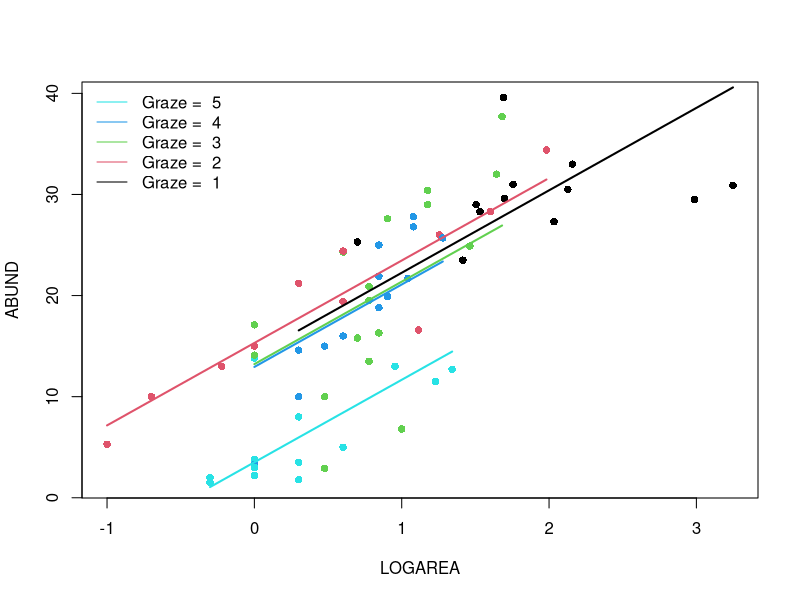
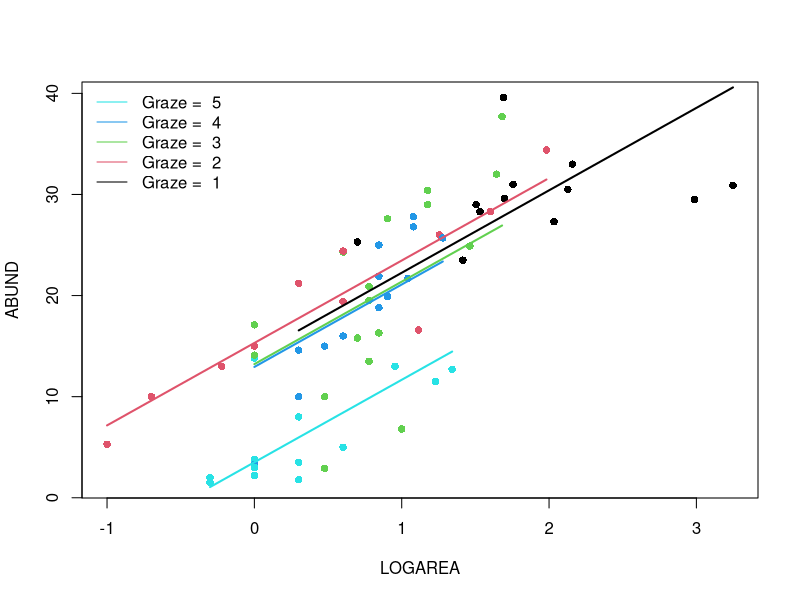

Reproduce these figures in R, in order.
## ----Q2, eval=TRUE, echo=SOLUTIONS, results=SOLUTIONS, collapse=TRUE----------------------------------
loyn <- read.table("./data/loyn.txt", header = TRUE)
str(loyn)


## ----Q3, eval=TRUE, echo=SOLUTIONS, results=SOLUTIONS, collapse=TRUE----------------------------------
loyn$LOGAREA <- log10(loyn$AREA)
# create factor GRAZE as it was originally coded as an integer
loyn$FGRAZE <- factor(loyn$GRAZE)


## ----Q4, eval=SOLUTIONS, echo=SOLUTIONS, results=SOLUTIONS, collapse=TRUE-----------------------------
## plot(LOGAREA ~ GRAZE, xlab = "Grazing level", ylab = "Patch area", data = loyn)
## 
## # There is a good spread of patch areas within each grazing level overall,
## # although there is a trend for more grazing the smaller the patch is.
## # the lowest level of grazing intensity happens to be predominantly in
## # larger patches (including the two monster patches)
## 
## # How would we expect adding grazing level to the LOGAREA model to affect
## # the predictions of the model? Think particularly of the largest two patches
## # which were previously overestimated by the model (negative residuals -
## # see the linear model 1 exercise)?
## # Since the lowest grazing levels appear to be associated with the highest
## # bird abundances, we could expect a model combining area and grazing level
## # to predict an even higher abundance for these patches
## # this would not improve the situation for these patches, at least.
## # But let's find out if that's the case!


## ----Q5, eval=SOLUTIONS, echo=SOLUTIONS, results=SOLUTIONS, collapse=TRUE-----------------------------
## coplot(ABUND ~ LOGAREA | FGRAZE, data = loyn)
## 
## # There is a lot of variation in there, but:
## # The mean abundance seems to decrease as grazing levels increase.
## # Most noticeable in the highest grazing level.
## # Within a grazing level, abundance seems to increase with the log-patch area.
## # It is unclear from this if the slope of the log-area effect is
## # different between grazing levels


## ----Q6, eval=TRUE, echo=SOLUTIONS, results=SOLUTIONS, collapse=TRUE----------------------------------
birds.add.1 <- lm(ABUND ~ LOGAREA + FGRAZE, data = loyn)


## ----Q7, eval=TRUE, echo=SOLUTIONS, results=SOLUTIONS, collapse=TRUE----------------------------------
anova(birds.add.1)

# null hypothesis 1: There is no effect of LOGAREA on ABUND
# (the coefficient for LOGAREA is zero)
# null hypothesis 2: There is no effect of FGRAZE on ABUND
# (no difference between grazing levels *after* the effect of LOGAREA)
# the p values are all very small therefore reject both null hypotheses.

# Proportions of variation can all be calculated by hand by copy-paste
# of the Sum Sq values if you prefer, but
# we can extract the Sums of squares like this:
str(anova(birds.add.1)) # examine the structure of the returned object
birds.add.1.SS<- anova(birds.add.1)$'Sum Sq' # store values of interest
birds.add.1.SS # checking that we have extracted the Sums of squares as intended

birds.add.1.SST<- sum(anova(birds.add.1)$'Sum Sq') # compute SST

# proportion of variation in the data explained by the model:
(birds.add.1.SST - birds.add.1.SS[3]) / birds.add.1.SST # 0.7269773

# proportion of variation in the data explained by predictors:
(birds.add.1.SS[1:2]) / birds.add.1.SST # 0.5476530 0.1793243

# So that's 55% for LOGAREA and 18% for FGRAZE after LOGAREA



## ----Q8, eval=TRUE, echo=SOLUTIONS, results=SOLUTIONS, collapse=TRUE----------------------------------
birds.add.2 <- lm(ABUND ~ FGRAZE + LOGAREA, data = loyn)
anova(birds.add.2)

# null hypothesis 1: There is no effect of FGRAZE on ABUND
# (no difference between grazing levels)
# null hypothesis 2: There is no effect of LOGAREA on ABUND
# (the coefficient for LOGAREA is zero *after* the effect of FGRAZE)
# the p values are all very small therefore reject both null hypotheses.

# we can also extract the Sums of squares like this:
birds.add.2.SS<- anova(birds.add.2)$'Sum Sq' # store values of interest
birds.add.2.SST<- sum(anova(birds.add.2)$'Sum Sq') # compute SST

# proportion of variation in the data explained by the model:
(birds.add.2.SST - birds.add.2.SS[3]) / birds.add.2.SST
# the same as the previous model

# proportion of variation in the data explained by predictors:
(birds.add.2.SS[1:2]) / birds.add.2.SST # 0.5449233 0.1820540

# So that's 54% for LOGAREA and 18% for FGRAZE after LOGAREA,
# essentially reversing the contributions found in the first model.
# Conclusion: here the order matters a lot. This is not too surprising since
# the design is unbalanced and FGRAZE and LOGAREA covary (they are correlated)



## ----Q9, eval=TRUE, echo=SOLUTIONS, results=SOLUTIONS, collapse=TRUE----------------------------------
summary(birds.add.1)

# Here the intercept (baseline) is *NOT* the mean abundance of birds for
# FGRAZE level 1. It is the predicted `ABUND` for LOGAREA = 0 & FGRAZE level 1.
# the null hypothesis for the intercept is that the intercept = 0.
# As the p value (p < 2e-16) is very small we reject this null hypothesis
# and conclude that the intercept is significantly different from 0.
# Not a biologically relevant hypothesis test, in this context
# (in fact totally arbitrary, as the location of the zero is determined
# by the transformation we chose)

# For LOGAREA, the null hypothesis is that the slope of the relationship
# between LOGAREA and ABUND = 0 (no relationship)

# The remaining estimates are differences (contrasts) between each level
# and the reference level, FGRAZE1. 
# For example the FGRAZE2 estimate is 0.38, so there are 0.38 more birds on
# average in graze level 2 compared to graze level 1, *for a given patch area*.
# This difference is however not significantly different from zero (p = 0.89). 

# The difference between graze level 5 (FGRAZE5) and the reference FGRAZE1 is 
# -11.89 (11.89 fewer birds in graze 5 compared to graze 1),
# for *an identical patch area*.
# This difference is significantly different from 0 (p = 0.00017) and therefore
# the mean abundance of birds in graze level 5 is significantly lower than in
# graze level 1, for the same patch area.

# The Multiple R-square value is as we calculated from the anova table



## ----Q10, eval=TRUE, echo=SOLUTIONS, results=SOLUTIONS, collapse=TRUE---------------------------------
# ABUND = 15.72*(Intercept) + 7.25*LOGAREA + 0.38*FGRAZE2 - 0.19*FGRAZE3
# - 1.59*FGRAZE4 - 11.89*FGRAZE5
# Note that (Intercept) = 1 always

# expected abundance for (A): replace LOGAREA by -0.5, and all FGRAZE2...5 by 0
15.72*1 + 7.25*(-0.5) + 0.38*0 - 0.19*0 - 1.59*0 - 11.89*0 # 12.095

# could also extract the model coefficients like this:
birds.add.1.coef<- coef(birds.add.1)
birds.add.1.coef
# and multiply by the predictor values to obtain the equivalent prediction
# (difference due to my own roundings of estimates above)
sum(birds.add.1.coef * c(1, -0.5, 0, 0, 0, 0)) # 12.09278 

# expected abundance for (B): input 1 for the GRAZE3 variable
15.72*1 + 7.25*(-0.5) + 0.38*0 - 0.19*1 - 1.59*0 - 11.89*0 # 11.905
# or
sum(birds.add.1.coef * c(1, -0.5, 0, 1, 0, 0)) # 11.90349

# the difference (B) 11.90349 - (A) 12.09278 should correspond to
# the estimate for the GRAZE3 coefficient

# expected abundance for (C)
sum(birds.add.1.coef * c(1, 0.5, 0, 1, 0, 0)) # 19.15072

# the difference (C) 19.15072 - (B) 11.90349 should coincide with the
# estimate of the slope for the LOGAREA effect, since there is just one
# LOGAREA unit of difference and the slope is the change in expected
# abundance for a 1-unit increase in the predictor.



## ----Q11, eval=SOLUTIONS, echo=SOLUTIONS, results=SOLUTIONS, collapse=TRUE----------------------------
## # first split the plotting device into 2 rows and 2 columns
## par(mfrow = c(2,2))
## 
## # now create the residuals plots
## plot(birds.add.1)
## 
## # To test the normality of residuals assumption we use the Normal Q-Q plot.
## # The central residuals are not too far from the Q-Q line but the extremes
## # are too extreme (the tails of the distribution are too long). Some
## # observations, both high and low, are poorly explained by the model.
## 
## # The plot of the residuals against the fitted values suggests these
## # extreme residuals happen for intermediate fitted values.
## 
## # Looking at the homogeneity of variance assumption (Residuals vs
## # Fitted and Scale-Location plot),
## # the graphs are mostly messy, with no clear pattern emerging. There is
## # a hint of smaller variance with the lowest fitted values, which is not ideal.
## # This could mean that the homogeneity of variance assumption is not met
## # (i.e. the variances are not the same).
## 
## # The observations with the highest leverage don't appear to be overly
## # influential, according to the Cook's distances in the Residuals vs
## # Leverage plot.
## 
## # ABUND being bounded by zero, it wouldn't be too surprising that the variance increases with the mean abundance.
## # This is often improved by log-transforming the response
## loyn$logABUND<- log(loyn$ABUND + 1) # here the natural log
## birds.add.3 <- lm(logABUND ~ LOGAREA + FGRAZE, data = loyn)
## par(mfrow = c(2,2))
## plot(birds.add.3)
## 
## # Not this time! Lots of extreme negative residuals generated.
## 
## # Back to `birds.add.1` the other issue was the extreme residuals.
## # This could be due to missing important predictors from the model, either
## # new predictors altogether, or interactions: is it okay to assume
## # the effect of LOGAREA to be the same for all grazing levels?
## 


## ----Q12a, eval=TRUE, echo=TRUE, collapse=FALSE-------------------------------------------------------
par(mfrow= c(1, 1))
plot(ABUND ~ LOGAREA, data= loyn, col= GRAZE, pch= 16)
# Note: # color 1 means black in R
# color 2 means red in R
# color 3 means green in R
# color 4 means blue in R
# color 5 means cyan in R

# FGRAZE1
# create a sequence of increasing Biomass within the observed range
LOGAREA.seq<- seq(from= min(loyn$LOGAREA[loyn$FGRAZE == 1]),
					to= max(loyn$LOGAREA[loyn$FGRAZE == 1]),
					length= 20)
# create data frame for prediction
dat4pred<- data.frame(FGRAZE= "1", LOGAREA= LOGAREA.seq)
# predict for new data
dat4pred$predicted<- predict(birds.add.1, newdata= dat4pred)
# add the predictions to the plot of the data
lines(predicted ~ LOGAREA, data= dat4pred, col= 1, lwd= 2)

# FGRAZE2
LOGAREA.seq<- seq(from= min(loyn$LOGAREA[loyn$FGRAZE == 2]),
					to= max(loyn$LOGAREA[loyn$FGRAZE == 2]),
					length= 20)
dat4pred<- data.frame(FGRAZE= "2", LOGAREA= LOGAREA.seq)
dat4pred$predicted<- predict(birds.add.1, newdata= dat4pred)
lines(predicted ~ LOGAREA, data= dat4pred, col= 2, lwd= 2)

# FGRAZE3
LOGAREA.seq<- seq(from= min(loyn$LOGAREA[loyn$FGRAZE == 3]),
					to= max(loyn$LOGAREA[loyn$FGRAZE == 3]),
					length= 20)
dat4pred<- data.frame(FGRAZE= "3", LOGAREA= LOGAREA.seq)
dat4pred$predicted<- predict(birds.add.1, newdata= dat4pred)
lines(predicted ~ LOGAREA, data= dat4pred, col= 3, lwd= 2)

# FGRAZE4
LOGAREA.seq<- seq(from= min(loyn$LOGAREA[loyn$FGRAZE == 4]),
					to= max(loyn$LOGAREA[loyn$FGRAZE == 4]),
					length= 20)
dat4pred<- data.frame(FGRAZE= "4", LOGAREA= LOGAREA.seq)
dat4pred$predicted<- predict(birds.add.1, newdata= dat4pred)
lines(predicted ~ LOGAREA, data= dat4pred, col= 4, lwd= 2)

# FGRAZE5
LOGAREA.seq<- seq(from= min(loyn$LOGAREA[loyn$FGRAZE == 5]),
					to= max(loyn$LOGAREA[loyn$FGRAZE == 5]),
					length= 20)
dat4pred<- data.frame(FGRAZE= "5", LOGAREA= LOGAREA.seq)
dat4pred$predicted<- predict(birds.add.1, newdata= dat4pred)
lines(predicted ~ LOGAREA, data= dat4pred, col= 5, lwd= 2)

legend("topleft", 
 legend= paste("Graze = ", 5:1), 
 col= c(5:1), bty= "n",
 lty= c(1, 1, 1), 
 lwd= c(1, 1, 1))


## ----Q12b, eval=TRUE, echo=TRUE, collapse=FALSE-------------------------------------------------------
# [OPTIONAL]
# Okay, that was a long-winded way of doing this.
# If, like me, you prefer more compact code and less risks of errors,
# you can use a loop, to save repeating the sequence 5 times:
par(mfrow= c(1, 1))
plot(ABUND ~ LOGAREA, data= loyn, col= GRAZE, pch= 16)

for(g in levels(loyn$FGRAZE)){# `g` will take the values "1", "2",..., "5" in turn
	LOGAREA.seq<- seq(from= min(loyn$LOGAREA[loyn$FGRAZE == g]),
										to= max(loyn$LOGAREA[loyn$FGRAZE == g]),
														length= 20)
	dat4pred<- data.frame(FGRAZE= g, LOGAREA= LOGAREA.seq)
	dat4pred$predicted<- predict(birds.add.1, newdata= dat4pred)
	lines(predicted ~ LOGAREA, data= dat4pred, col= as.numeric(g), lwd= 2)
}
legend("topleft", 
 legend= paste("Graze = ", 5:1), 
 col= c(5:1), bty= "n",
 lty= c(1, 1, 1), 
 lwd= c(1, 1, 1))


## ----Q13, eval=SOLUTIONS, echo=SOLUTIONS, results=SOLUTIONS, collapse=TRUE----------------------------
## # There is a significant effect of grazing levels, especially the highest
## # level with a negative effect on bird abundance
## 
## # There is a significant positive effect of patch area, too.
## 
## # The relative importance of patch area and grazing is not clear, as these
## # are correlated, with smaller patches also having higher grazing intensity
## # on average, and larger patches lower grazing intensity.
## 
## # Some observations are poorly predicted (fitted) using the current set
## # of predictors.


## ----Q14, eval=TRUE, echo=SOLUTIONS, results=SOLUTIONS, collapse=TRUE---------------------------------
birds.inter.1 <- lm(ABUND ~ FGRAZE * LOGAREA , data = loyn)


## ----Q15, eval=TRUE, echo=SOLUTIONS, results=SOLUTIONS, collapse=TRUE---------------------------------
anova(birds.inter.1)

# null hypothesis 1: There is no effect of LOGAREA on ABUND
# (the coefficient for LOGAREA is zero)

# null hypothesis 2: There is no effect of FGRAZE on ABUND
# (no difference between grazing levels *after* the effect of LOGAREA)

# null hypothesis 3: There is no effect of an FGRAZE by ABUND interaction
# *after* the effects of LOGAREA and FGRAZE combined).
# A couple of equivalent ways to say this: the effect of LOGAREA doesn't differ
# among FGRAZE levels or: the difference in bird abundance between grazing
# levels is the same for all patch areas.

# As long as there is an interaction in the model, the null hypotheses 1 and 2
# ("main effects") are not relevant to us
# the p value for the interaction is large, therefore we fail to reject the
# null hypothesis: there is no evidence supporting this interaction.


## ----Q16, eval=TRUE, echo=SOLUTIONS, results=SOLUTIONS, collapse=TRUE---------------------------------
summary(birds.inter.1)

# Here the intercept (baseline) is the predicted `ABUND` for LOGAREA = 0,
# for FGRAZE level 1.
# the null hypothesis for the intercept is that the intercept = 0
# (not biologically relevant).

# LOGAREA represents the slope for LOGAREA, specific to level FGRAZE = 1.
# The null hypothesis is that the slope of the relationship
# between LOGAREA and ABUND = 0, for level FGRAZE = 1 only. 

# FGRAZE2...5 estimate differences (contrasts) between the *intercept* of
# each level and the *intercept* of the reference level, FGRAZE = 1. 

# FGRAZE2...5:LOGAREA estimate differences (contrasts) between the *slope*
# of LOGAREA for each level and the *slope* of LOGAREA for the reference
# level, FGRAZE = 1. 


# The Multiple R-square value is 0.76, slightly up from the purely additive
# model (but not much, given that we have added a whole 4 parameters to the
# model, i.e. nearly doubled its complexity)



## ----Q17, eval=TRUE, echo=SOLUTIONS, results=SOLUTIONS, collapse=TRUE---------------------------------
# ABUND = 21.243*(Intercept) - 6.165*FGRAZE2 - 7.215*FGRAZE3 - 17.910*FGRAZE4
# - 17.043*FGRAZE5 + 4.144*LOGAREA + 4.368*FGRAZE2:LOGAREA
# + 4.989*FGRAZE3:LOGAREA + 15.235*FGRAZE4:LOGAREA + 1.996*FGRAZE5:LOGAREA
# Note that (Intercept) = 1 always

# expected abundance for (A): replace LOGAREA by 2.5, and all terms involving
# FGRAZE2...5 by 0
21.243*1 - 6.165*0 - 7.215*0 - 17.910*0 - 17.043*0 + 4.144*2.5 + 4.368*0 + 4.989*0 + 15.235*0 + 1.996*0 # 31.603

# much lower risk of error by extracting the model coefficients like this:
birds.inter.1.coef<- coef(birds.inter.1)
birds.inter.1.coef # check coefficients and their order
# and multiply by the predictor values to obtain the equivalent prediction
sum(birds.inter.1.coef * c(1, 0, 0, 0, 0, 2.5, 0, 0, 0, 0)) # 31.60296 

# expected abundance for (B): input 1 for the GRAZE5 variable and -0.5 for
# variables LOGAREA and FGRAZE5:LOGAREA
21.243*1 - 6.165*0 - 7.215*0 - 17.910*0 - 17.043*1 + 4.144*(-0.5) + 4.368*0 + 4.989*0 + 15.235*0 + 1.996*(-0.5) # 1.13
# or
sum(birds.inter.1.coef * c(1, 0, 0, 0, 1, -0.5, 0, 0, 0, -0.5)) # 1.130203 

# Well done if you got there!


## ----Q18, eval=SOLUTIONS, echo=SOLUTIONS, results=SOLUTIONS, collapse=TRUE----------------------------
## # first split the plotting device into 2 rows and 2 columns
## par(mfrow = c(2,2))
## 
## # now create the residuals plots
## plot(birds.inter.1)
## 
## # Not a great deal of an improvement! Just marginally better in every respect,
## # thanks to increasing the fit slightly (by throwing lots of new model
## # parameters at the data).


## ----Q19, eval=SOLUTIONS, echo=SOLUTIONS, results=SOLUTIONS, collapse=FALSE---------------------------
## # NOTE: I'm using the loop version of the plot, here.
## # If you don't like it, refer to the long-hand code version at Question 12
## 
## par(mfrow= c(1, 1))
## plot(ABUND ~ LOGAREA, data= loyn, col= GRAZE, pch= 16)
## 
## for(g in levels(loyn$FGRAZE)){# `g` will take the values "1", "2",..., "5" in turn
## 	LOGAREA.seq<- seq(from= min(loyn$LOGAREA[loyn$FGRAZE == g]),
## 										to= max(loyn$LOGAREA[loyn$FGRAZE == g]),
## 														length= 20)
## 	dat4pred<- data.frame(FGRAZE= g, LOGAREA= LOGAREA.seq)
## 	dat4pred$predicted<- predict(birds.inter.1, newdata= dat4pred)
## 	lines(predicted ~ LOGAREA, data= dat4pred, col= as.numeric(g), lwd= 2)
## }
## legend("topleft",
##  legend= paste("Graze = ", 5:1),
##  col= c(5:1), bty= "n",
##  lty= c(1, 1, 1),
##  lwd= c(1, 1, 1))


## ----Q20, eval=TRUE, echo=TRUE, collapse=TRUE---------------------------------------------------------
# The slopes of the LOGAREA effect across grazing levels are all over the
# place, without any coherent pattern (for instance, they could have been
# increasing or decreasing gradually from low to high grazing intensity)

# The interaction is non-significant, so isn't supported statistically either.

# Time to revert to the simpler, or a different model? More on this in the next session!


